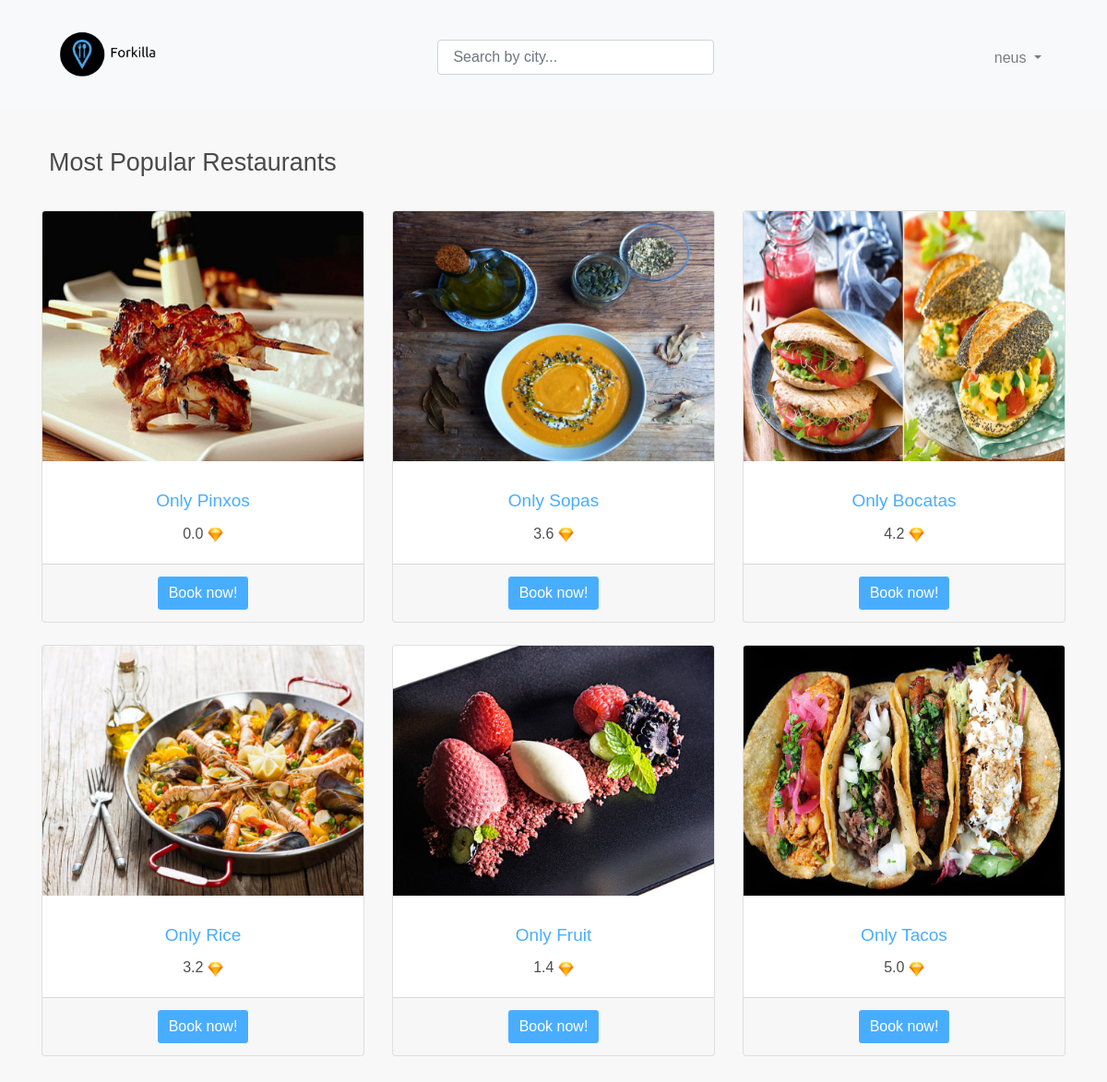
Screenshot of /forkilla/ (signed in) with the database file from the repository.
### forkilla/models.py (models this page shows, shortened)
class Restaurant(models.Model):
    CATEGORIES = (
        ("Rice", "Rice"),
        ("Fusi", "Fusion"),
        ("BBQ", "Barbecue"),
        ("Chin", "Chinese"),
        ("Medi", "Mediterranean"),
        ("Crep", "Creperie"),
        ("Hind", "Hindu"),
        ("Japa", "Japanese"),
        ("Ital", "Italian"),
        ("Mexi", "Mexican"),
        ("Peru", "Peruvian"),
        ("Russ", "Russian"),
        ("Turk", "Turkish"),
        ("Basq", "Basque"),
        ("Vegy", "Vegetarian"),
        ("Afri", "African"),
        ("Egyp", "Egyptian"),
        ("Grek", "Greek")
    )
    _d_categories = dict(CATEGORIES)
    restaurant_number = models.CharField(max_length=8, unique=True)
    name = models.CharField(max_length=50)
    menu_description = models.TextField()
    price_average = models.DecimalField(max_digits=5, decimal_places=2)
    is_promot = models.BooleanField()
    rate = models.DecimalField(default=0.0, max_digits=2, decimal_places=1,
                               validators=[MinValueValidator(0.0), MaxValueValidator(5.0)])
    address = models.CharField(max_length=50)
    city = models.CharField(max_length=50)
    country = models.CharField(max_length=50)
    featured_photo = models.ImageField(upload_to="images/")
    category = models.CharField(max_length=5, choices=CATEGORIES)
    restaurant_capacity = models.PositiveIntegerField(validators=[MaxValueValidator(999)])

### forkilla/views.py (the view)
def index(request):
    return restaurants(request)

### forkilla/views.py (called while the page is built)
def restaurants(request, city="", category=""):
    promoted = False
    viewedrestaurants = _check_session(request)
    query = request.GET.get('q')
    if query:
        restaurants = Restaurant.objects.filter(city=query)
    else:
        if city:
            restaurants = Restaurant.objects.filter(city=city)
            if category:
                restaurants = restaurants.filter(category=category)
        else:
            restaurants = Restaurant.objects.filter(is_promot="True")
            promoted = True
    context = {
        'city': city,
        'category': category,
        'restaurants': restaurants,
        'promoted': promoted,
        'viewedrestaurants': viewedrestaurants,
        'search_result': query,
    }
    return render(request, 'forkilla/restaurants.html', context)

def _check_session(request):
    try:
        if "viewedrestaurants" not in request.session:
            viewedrestaurants = ViewedRestaurants()
            viewedrestaurants.save()
            request.session["viewedrestaurants"] = viewedrestaurants.id_vr
        else:
            viewedrestaurants = ViewedRestaurants.objects.get(id_vr=request.session["viewedrestaurants"])
    except (KeyError, Reservation.DoesNotExist, AttributeError):
        return HttpResponse("The specified Viewed Restaurant does not exist!")
    return viewedrestaurants

### templates/forkilla/restaurants.html (shortened to what this page needs)
<!DOCTYPE html>
<html lang="en">
<head>
</head>
<body>
    {% extends 'forkilla/base.html' %}
    {% block content %}
    {% load static %}
        <br>
        {% if restaurants %}
            {% if promoted %}
                <br>
                <h2>Most Popular Restaurants</h2>
            {% else %}
                <br>
                <h2>Restaurants in {{ search_result }}</h2>
            {% endif %}
            <br>
            <form action="{% url 'reservation'%}" method="get">
            <div class="row text-center">
                {% for restaurant in restaurants %}
                    <div class="col-lg-4 col-md-4 mb-4">
                        <div class="card h-100">
                            {% if restaurant.featured_photo %}
                                <img class="card-img-top" src="{{ restaurant.featured_photo.url }}" alt="">
                            {% endif %}
                                <div class="card-body">
                                    <a href="{% url 'details' restaurant.restaurant_number%}" >
                                        <h4 class="card-title">{{restaurant.name}}</h4>
                                    </a>
                                    <p class="card-text">{{restaurant.rate}} <img src="{% static 'forkilla/images/diamond.ico' %}" alt="diamond" style="width:17px;"></p>
                                </div>
                                <div class="card-footer">
                                    <button class="btn btn-primary" type="submit" name="reservation" value={{restaurant.restaurant_number}} > Book now!</button>
                                </div>
                            </div>
                        </div>
                {% endfor %}
            </div>
            </form>
        {% else %}
            <p>No restaurants are available.</p>
        {% endif %}
    {% endblock %}

### templates/forkilla/base.html (shortened to what this page needs)
{% load static %}
<!DOCTYPE html>
<html lang="en">
<head>
    {% load static %}
    <link rel="stylesheet" href="https://maxcdn.bootstrapcdn.com/bootstrap/4.3.1/css/bootstrap.min.css">
    <link rel="stylesheet" href="{% static 'forkilla/css/style.css' %}">
</head>
<body>
    <nav class="navbar navbar-expand-sm bg-light navbar-light fixed-top">
        <div class="container-fluid">
            <a class="navbar-brand" href="{% url 'index' %}">
                <img src="{% static 'forkilla/images/logo1.png' %}" alt="logo" style="width:150px;">
            </a>
            <form class="from-inline" method="GET" action="" id="searchform">
                <input style="width: 300px" class="form-control mr-sm-3" type="text" id="searchbox" name="q" value="{{ request.GET.q }}" placeholder=" Search by city...">
            </form>
            <ul class="navbar-nav">
                {% if not request.user.is_authenticated %}
                    <li class="nav-item">
                        <a class="nav-link" href="accounts/login">Sign in</a>
                    </li>
                    <li class="nav-item">
                        <a class="nav-link"  href="register" style=" border-color: #01579b ;border:1px; border-style: solid;">Sign up</a>
                    </li>
                {% else %}
                    <li class="nav-item dropdown">
                        <a class="nav-link dropdown-toggle" href="#" id="navbardrop" data-toggle="dropdown">
                            {{ user }}
                        </a>
                    </li>
                {% endif %}
            </ul>
        </div>
    </nav>
    <div class="container">
        {% block content %}
        {% endblock %}
        <br><br>
    </div>
</body>
</html>

### static/forkilla/css/style.css (style rules this page uses)
:root { --fore-color: rgba(0, 0, 0, 0.7); --secondary-fore-color: #444; --back-color: #f8f8f8; --secondary-back-color: #f0f0f0; --blockquote-color: #f57c00; --pre-color: #1565c0; --border-color: #aaa; --secondary-border-color: #ddd; --heading-ratio: 1.19; --universal-margin: 0.5rem; --universal-padding: 0.5rem; --universal-border-radius: 0.125rem; --a-link-color: #0277bd; --a-visited-color: #01579b; }
html { font-size: 16px; padding-top: 100px; }
html, * { font-family: Helvetica; line-height: 1.5; -webkit-text-size-adjust: 100%; }
a, b, del, em, i, ins, q, span, strong, u { font-size: 1em; }
#searchform { position:absolute; right:31.5%; top:30%; width:30%; }
* { font-size: 1rem; }
body { margin: 0; color: var(--fore-color); background: var(--back-color); }
h1, h2, h3, h4, h5, h6 { line-height: 1.2; margin: calc(1.5 * var(--universal-margin)) var(--universal-margin); font-weight: 500; }
h2 { font-size: calc(1rem * var(--heading-ratio) * var(--heading-ratio) * var(--heading-ratio)); }
h4 { font-size: calc(1rem * var(--heading-ratio)); }
p { margin: var(--universal-margin); }
ol, ul { margin: var(--universal-margin); padding-left: calc(2 * var(--universal-margin)); }
nav * { padding: var(--universal-padding) calc(1.5 * var(--universal-padding)); }
a:link { color: rgb(73, 173, 255); text-decoration: none; }
button.btn-primary { background-color: rgb(73, 173, 255); border-color: white; }

### rows the page displays
Restaurant: featured_photo (picture), name "Only Pinxos", rate "0.0", {{ restaurant.restaurant_number }} 09186666 (drawn)
Restaurant: featured_photo (picture), name "Only Sopas", rate "3.6", {{ restaurant.restaurant_number }} 09186333 (drawn)
Restaurant: featured_photo (picture), name "Only Bocatas", rate "4.2", {{ restaurant.restaurant_number }} 09186444 (drawn)
Restaurant: featured_photo (picture), name "Only Rice", rate "3.2", {{ restaurant.restaurant_number }} 09186999 (drawn)
Restaurant: featured_photo (picture), name "Only Fruit", rate "1.4", {{ restaurant.restaurant_number }} 09186234 (drawn)
Restaurant: featured_photo (picture), name "Only Tacos", rate "5.0", {{ restaurant.restaurant_number }} 09186345 (drawn)

### other values shown
{{ user }} "neus"
